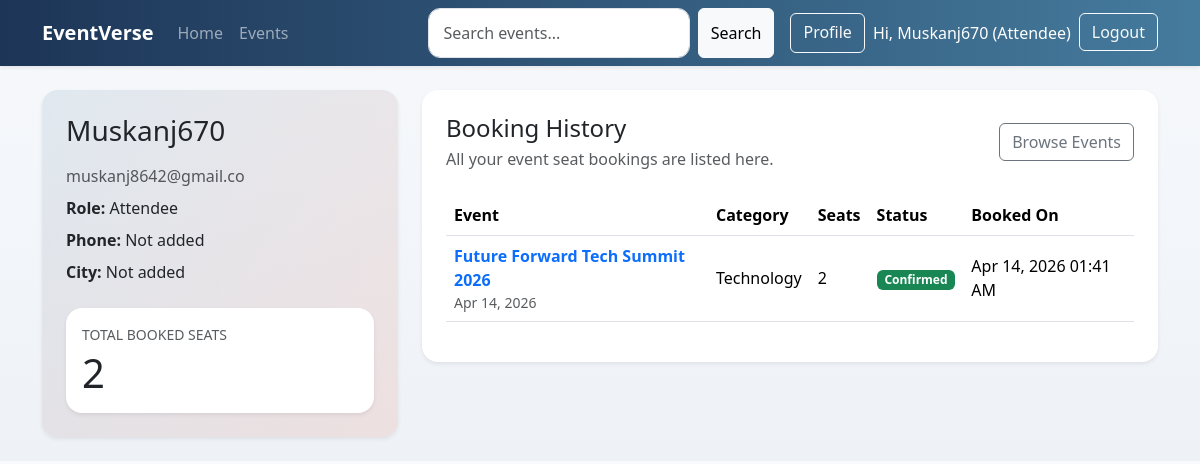
/accounts/profile/ (signed in), run on the app's committed database.
### accounts/models.py (models this page shows, shortened)
class UserProfile(models.Model):
    class Role(models.TextChoices):
        ATTENDEE = 'attendee', 'Attendee'
        ORGANIZER = 'organizer', 'Organizer'
    user = models.OneToOneField(
        settings.AUTH_USER_MODEL,
        on_delete=models.CASCADE,
        related_name='profile',
    )
    role = models.CharField(max_length=20, choices=Role.choices, default=Role.ATTENDEE)
    phone = models.CharField(max_length=15, blank=True)
    city = models.CharField(max_length=120, blank=True)
    created_at = models.DateTimeField(auto_now_add=True)

### events/models.py (models this page shows, shortened)
class Registration(models.Model):
    class Status(models.TextChoices):
        PENDING = 'pending', 'Pending'
        CONFIRMED = 'confirmed', 'Confirmed'
        CANCELLED = 'cancelled', 'Cancelled'
    user = models.ForeignKey(settings.AUTH_USER_MODEL, on_delete=models.CASCADE, related_name='registrations')
    event = models.ForeignKey(Event, on_delete=models.CASCADE, related_name='registrations')
    ticket = models.ForeignKey(Ticket, on_delete=models.CASCADE, related_name='registrations')
    seat_count = models.PositiveIntegerField(default=1)
    status = models.CharField(max_length=20, choices=Status.choices, default=Status.PENDING)
    registered_at = models.DateTimeField(auto_now_add=True)
    class Meta:
        unique_together = ('user', 'event', 'ticket')
        ordering = ['-registered_at']

class Event(models.Model):
    class Status(models.TextChoices):
        DRAFT = 'draft', 'Draft'
        PUBLISHED = 'published', 'Published'
        CANCELLED = 'cancelled', 'Cancelled'
        COMPLETED = 'completed', 'Completed'
    title = models.CharField(max_length=200)
    slug = models.SlugField(max_length=220, unique=True, blank=True)
    description = models.TextField()
    category = models.ForeignKey(Category, on_delete=models.PROTECT, related_name='events')
    organizer = models.ForeignKey(
        settings.AUTH_USER_MODEL,
        on_delete=models.CASCADE,
        related_name='organized_events',
    )
    venue = models.CharField(max_length=255)
    city = models.CharField(max_length=120)
    start_date = models.DateField()
    end_date = models.DateField()
    start_time = models.TimeField()
    end_time = models.TimeField()
    capacity = models.PositiveIntegerField(default=1)
    price = models.DecimalField(max_digits=10, decimal_places=2, default=Decimal('0.00'))
    status = models.CharField(max_length=20, choices=Status.choices, default=Status.DRAFT)
    image = models.ImageField(upload_to='events/', blank=True, null=True)
    google_maps_url = models.URLField(blank=True)
    created_at = models.DateTimeField(auto_now_add=True)
    class Meta:
        ordering = ['start_date', 'start_time', '-created_at']

class Category(models.Model):
    name = models.CharField(max_length=100, unique=True)
    class Meta:
        ordering = ['name']

### accounts/views.py (the view)
# urls.py: path('profile/', ProfileView.as_view(), name='profile'),
class ProfileView(LoginRequiredMixin, TemplateView):
    template_name = 'accounts/profile.html'
    def get_context_data(self, **kwargs):
        context = super().get_context_data(**kwargs)
        registrations = (
            self.request.user.registrations.select_related('event', 'event__category')
            .order_by('-registered_at')
        )
        context['profile'] = self.request.user.profile
        context['booking_history'] = registrations
        context['total_booked_seats'] = sum(registration.seat_count for registration in registrations)
        return context

### accounts/context_processors.py (called while the page is built)
def user_role(request):
    return {'user_role': get_user_role(request.user)}

### accounts/utils.py (called while the page is built)
def get_user_role(user):
    if not user.is_authenticated:
        return None
    if user.is_staff or user.is_superuser:
        return 'admin'
    return UserProfile.objects.filter(user=user).values_list('role', flat=True).first() or UserProfile.Role.ATTENDEE

### templates/accounts/profile.html (shortened to what this page needs)
{% extends 'base.html' %}
{% block content %}
<div class="row g-4">
    <div class="col-lg-4">
        <div class="card border-0 shadow-sm profile-stat h-100">
            <div class="card-body p-4">
                <h1 class="h3 mb-3">{{ user.username }}</h1>
                <p class="text-muted mb-2">{{ user.email }}</p>
                <p class="mb-2"><strong>Role:</strong> {{ profile.get_role_display }}</p>
                <p class="mb-2"><strong>Phone:</strong> {{ profile.phone|default:'Not added' }}</p>
                <p class="mb-4"><strong>City:</strong> {{ profile.city|default:'Not added' }}</p>
                <div class="rounded-4 bg-white p-3 shadow-sm">
                    <div class="small text-uppercase text-muted mb-1">Total Booked Seats</div>
                    <div class="display-6 mb-0">{{ total_booked_seats }}</div>
                </div>
            </div>
        </div>
    </div>
    <div class="col-lg-8">
        <div class="card border-0 shadow-sm">
            <div class="card-body p-4">
                <div class="d-flex justify-content-between align-items-center mb-4">
                    <div>
                        <h2 class="h4 mb-1">Booking History</h2>
                        <p class="text-muted mb-0">All your event seat bookings are listed here.</p>
                    </div>
                    <a href="{% url 'events:event-list' %}" class="btn btn-outline-secondary">Browse Events</a>
                </div>
                <div class="table-responsive">
                    <table class="table align-middle">
                        <thead>
                            <tr>
                                <th>Event</th>
                                <th>Category</th>
                                <th>Seats</th>
                                <th>Status</th>
                                <th>Booked On</th>
                            </tr>
                        </thead>
                        <tbody>
                            {% for booking in booking_history %}
                                <tr>
                                    <td>
                                        <a href="{% url 'events:event-detail' booking.event.pk %}" class="text-decoration-none fw-semibold">
                                            {{ booking.event.title }}
                                        </a>
                                        <div class="small text-muted">{{ booking.event.start_date|date:"M d, Y" }}</div>
                                    </td>
                                    <td>{{ booking.event.category.name }}</td>
                                    <td>{{ booking.seat_count }}</td>
                                    <td><span class="badge text-bg-success">{{ booking.get_status_display }}</span></td>
                                    <td>{{ booking.registered_at|date:"M d, Y h:i A" }}</td>
                                </tr>
                            {% empty %}
                                <tr>
                                    <td colspan="5" class="text-center py-4">No bookings yet.</td>
                                </tr>
                            {% endfor %}
                        </tbody>
                    </table>
                </div>
            </div>
        </div>
    </div>
</div>
{% endblock %}

### templates/base.html (shortened to what this page needs)
{% load static %}
<!DOCTYPE html>
<html lang="en">
<head>
    <link href="https://cdn.jsdelivr.net/npm/bootstrap@5.3.7/dist/css/bootstrap.min.css" rel="stylesheet">
    <link rel="stylesheet" href="{% static 'css/style.css' %}">
</head>
<body>
    <nav class="navbar navbar-expand-lg navbar-dark shadow-sm">
        <div class="container">
            <a class="navbar-brand fw-bold" href="{% url 'core:home' %}">EventVerse</a>
            <div class="collapse navbar-collapse" id="mainNavbar">
                <ul class="navbar-nav me-auto mb-2 mb-lg-0">
                    <li class="nav-item"><a class="nav-link" href="{% url 'core:home' %}">Home</a></li>
                    <li class="nav-item"><a class="nav-link" href="{% url 'events:event-list' %}">Events</a></li>
                </ul>
                <form class="d-flex me-lg-3 mb-3 mb-lg-0" method="get" action="{% url 'core:search' %}">
                    <input class="form-control me-2" type="search" name="q" placeholder="Search events..." value="{{ request.GET.q }}">
                    <button class="btn btn-light" type="submit">Search</button>
                </form>
                <div class="d-flex gap-2">
                    {% if user.is_authenticated %}
                        <a class="btn btn-outline-light" href="{% url 'accounts:profile' %}">Profile</a>
                        <span class="navbar-text text-white">Hi, {{ user.username }}{% if user_role %} ({{ user_role|title }}){% endif %}</span>
                        <form method="post" action="{% url 'accounts:logout' %}">
                            <button class="btn btn-outline-light" type="submit">Logout</button>
                        </form>
                    {% else %}
                        <a class="btn btn-outline-light" href="{% url 'accounts:login' %}">Login</a>
                        <a class="btn btn-warning" href="{% url 'accounts:signup' %}">Signup</a>
                    {% endif %}
                </div>
            </div>
        </div>
    </nav>
    <main class="py-4">
        <div class="container">
            {% block content %}{% endblock %}
        </div>
    </main>
</body>
</html>

### static/css/style.css (style rules this page uses)
body { background: linear-gradient(180deg, #f7f9fc 0%, #eef2f7 100%); color: #1f2937; }
.navbar { background: linear-gradient(90deg, #1d3557, #457b9d); }
.hero-card, .card { border-radius: 1rem; }
.form-control, .form-select { border-radius: 0.75rem; padding: 0.75rem 0.9rem; }
.profile-stat { background: linear-gradient(135deg, rgba(69, 123, 157, 0.12), rgba(231, 111, 81, 0.14)); border: 1px solid rgba(29, 53, 87, 0.08); }

### data on the page
UserProfile: role "Attendee", phone "Not added", city "Not added"
Registration: event "Future Forward Tech Summit 2026", event.start_date "Apr 14, 2026", event.category.name "Technology", seat_count "2", status "Confirmed", registered_at "Apr 14, 2026 01:41 AM"

### other printed values
{{ user.username }} "Muskanj670"
{{ user.email }} "muskanj8642@gmail.co"
{{ total_booked_seats }} "2"
